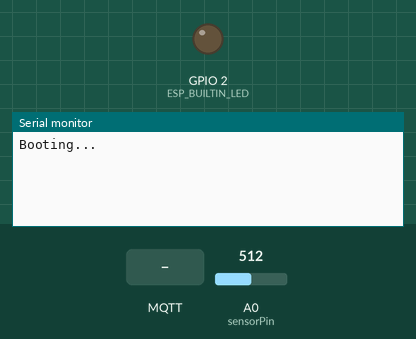
A sketch run on a simulated ESP8266 (NodeMCU). Parts: output pins drawn as LEDs (lit = HIGH), the last lines printed to the serial monitor. The test bench sets the inputs (shaded band); at power-on: A0 (sensorPin) = 512. No MQTT or app messages arrive unless stated.

Above: at 2.3 s.
2.4 s: MQTT message "/node" arrives on the first subscribed topic
At 3.1 s:
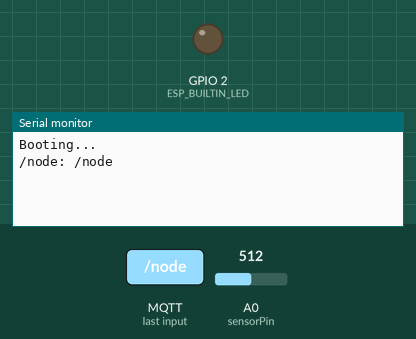
11.5 s: MQTT message "/identify" arrives on the first subscribed topic
At 12.4 s:
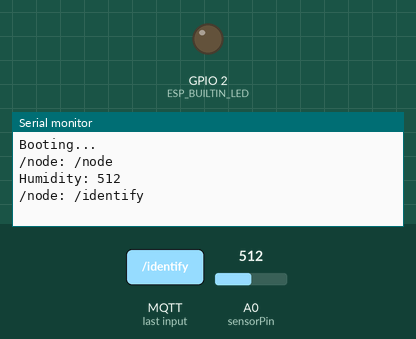
13.0 s: MQTT message "/update" arrives on the first subscribed topic
At 13.5 s:
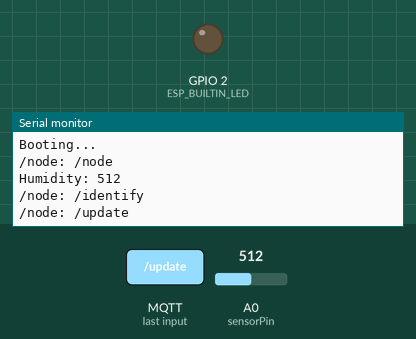

The sketch:

PlantMQTTDevice.ino
```cpp
#include "ESP8266WiFi.h"
#include "ESP8266mDNS.h"
#include <WiFiUdp.h>
#include <ArduinoOTA.h>
#include "EspMQTTClient.h"
#include <ArduinoJson.h>

#define STASSID "Etaj2"
#define STAPSK  "bX4ekLMJ"
#define HOST_IP "192.168.0.21"
#define CLIENT_NAME "/SoilMonitor1"

#define DEVICE_TYPE "PlantWatering"

#define ESP_BUILTIN_LED 2

#define soilWet 500
#define soilDry 750

#define sensorPower 7
#define sensorPin A0


const char* ssid = STASSID;
const char* password = STAPSK;


unsigned long start_t = 0;
unsigned long now_t = 0;

String json;

int h = 0;

EspMQTTClient client(
  STASSID,
  STAPSK,
  HOST_IP,
  CLIENT_NAME
);


DynamicJsonDocument doc(1024);


void onIDCommandRecieved(const String& topic, const String& message) {
  Serial.println(topic + ": " + message);

  if (topic == "/node" && message == "/identify") {
    doc["name"] = CLIENT_NAME;
    doc["type"] = DEVICE_TYPE;
    serializeJson(doc, json);

    client.publish("/device_id", json);
    doc.clear();
    json = "";
  } else if (topic == "/node" && message == "/update" + String(CLIENT_NAME)) {
    h = readSensor();
    Serial.print("Humidity: "); Serial.println(h);

    doc["humidity"] = String(h);

    serializeJson(doc, json);

    client.publish(CLIENT_NAME, json);

    doc.clear();
    start_t = millis();
    json = "";
  }
}


void onConnectionEstablished() {
  doc["name"] = CLIENT_NAME;
  doc["type"] = DEVICE_TYPE;
  serializeJson(doc, json);

  client.publish("/device_id", json);
  doc.clear();
  json = "";

  client.subscribe("/node", onIDCommandRecieved, 1);
  pinMode(ESP_BUILTIN_LED, OUTPUT);
}


void setup() {
  Serial.begin(115200);
  Serial.println("Booting...");

  client.setKeepAlive(1000);
  client.enableDebuggingMessages();
  client.enableOTA();
}


int readSensor() {
  int val = analogRead(sensorPin);
  return val;
}


void loop() {
  if (client.isConnected()) {
    pinMode(ESP_BUILTIN_LED, OUTPUT);
  } else {
    pinMode(ESP_BUILTIN_LED, INPUT);
  }

  now_t = millis();

  if (now_t - start_t > 10000) {
    h = readSensor();

    Serial.print("Humidity: "); Serial.println(h);

    doc["humidity"] = String(h);

    serializeJson(doc, json);

    client.publish(CLIENT_NAME, json);

    doc.clear();
    start_t = millis();
    json = "";
  }

  client.loop();
  ArduinoOTA.handle();
}
```

Measured:
- after the input at 2.4 s, the serial monitor: prints a new line at once (image 1)
- after the input at 11.5 s, the serial monitor: prints a new line at once (image 2)
- after the input at 13.0 s, the serial monitor: prints a new line at once (image 3)
